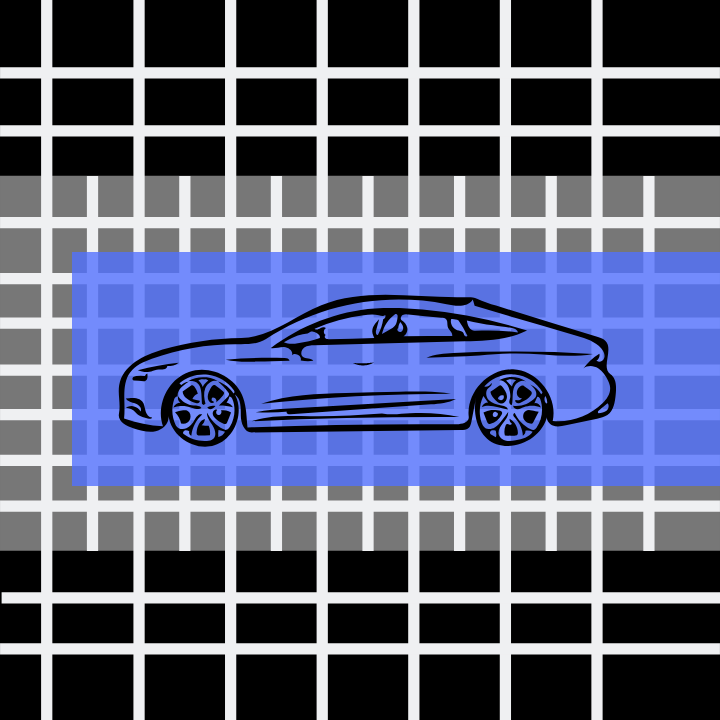
#> input picture week3-python/data/images/Quiz-1-Assets.png, 720 x 720 px
$ jupyter execute Quiz_Closed_Contour.ipynb   (shell and % lines are left out)
#> lines starting #> are read from the running program, lines starting #| are printed output that depends on the picture; after the words box and inside, x2 and y2 are one past the last pixel; in counts of white or black regions, pixels touching at a corner belong together
[cell 1]
import cv2
import matplotlib.pyplot as plt
import numpy as np

[cell 2]
import matplotlib
matplotlib.rcParams['figure.figsize'] = (20.0, 10.0)
matplotlib.rcParams['image.cmap'] = 'gray'

[cell 3]
image = cv2.imread("./data/images/Quiz-1-Assets.png")
#> image is the input picture: shape (720, 720, 3); mean B, G, R 124, 94.7, 88.1
imageCopy = image.copy()
imageGray = cv2.cvtColor(image, cv2.COLOR_BGR2GRAY)
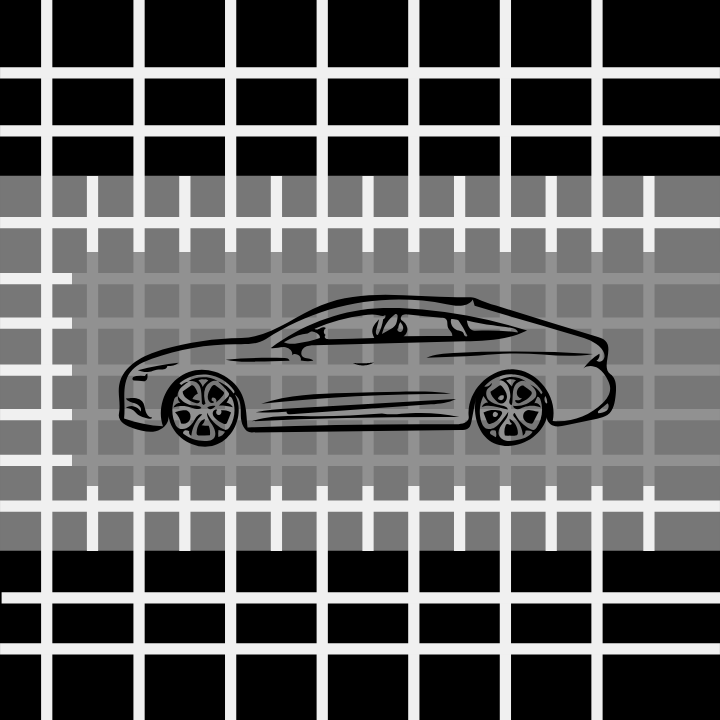
#> imageGray: shape (720, 720); min 0, max 240, mean 96.1

plt.figure()
plt.subplot(121)
plt.imshow(image[:, :, ::-1])
plt.title("Original Image")
plt.subplot(122)
plt.imshow(imageGray)
plt.title("Gray Image")
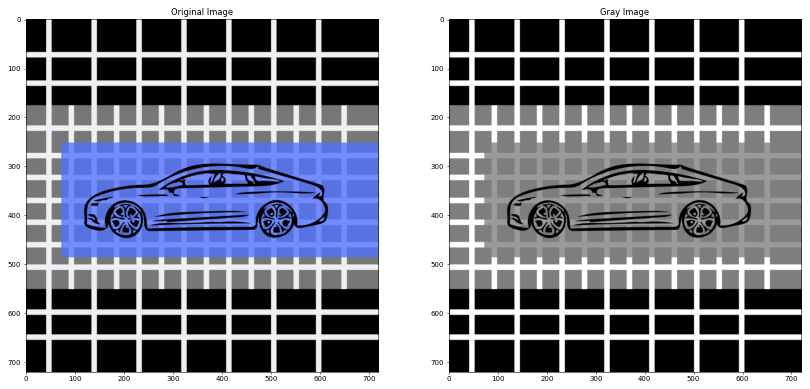
#> figure drawn by matplotlib, 2 panels

[cell 4]
imageB = image[:, :, 0]
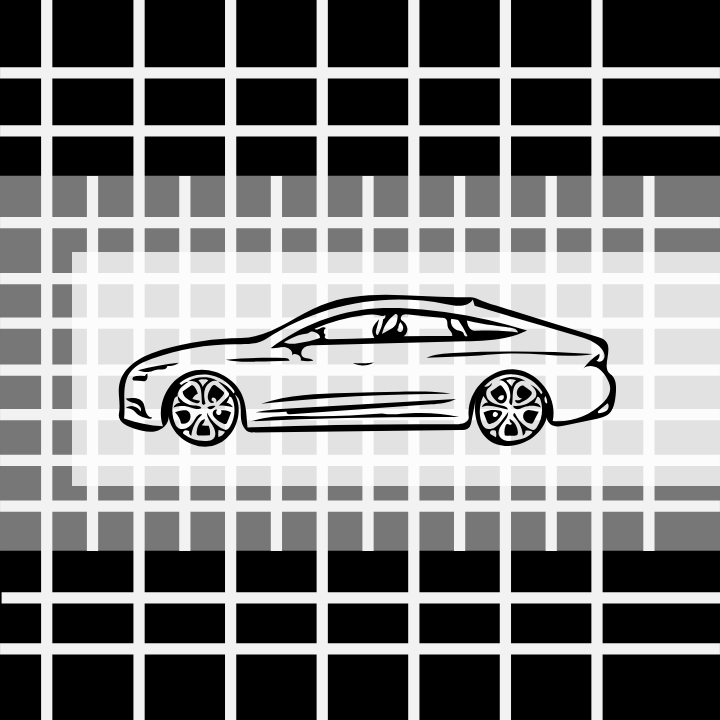
#> imageB: shape (720, 720); min 0, max 252, mean 124
imageG = image[:, :, 1]
imageR = image[:, :, 2]
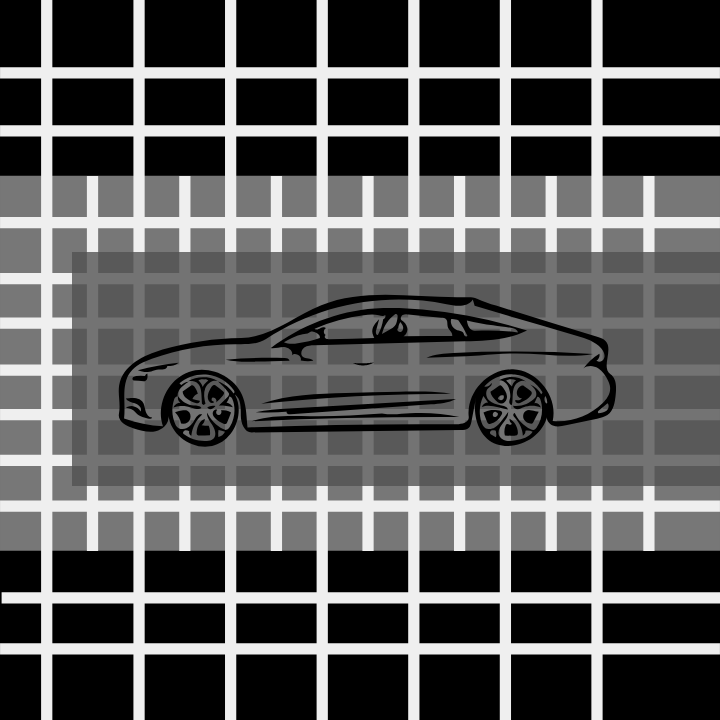
#> imageR: shape (720, 720); min 0, max 239, mean 88.1

[cell 5]
plt.figure(figsize=(20,12))
plt.subplot(141)
plt.imshow(image[:,:,::-1]);
plt.title("Original Image")
plt.subplot(142)
plt.imshow(imageB);
plt.title("Blue Channel")
plt.subplot(143)
plt.imshow(imageG);
plt.title("Green Channel")
plt.subplot(144)
plt.imshow(imageR);
plt.title("Red Channel");
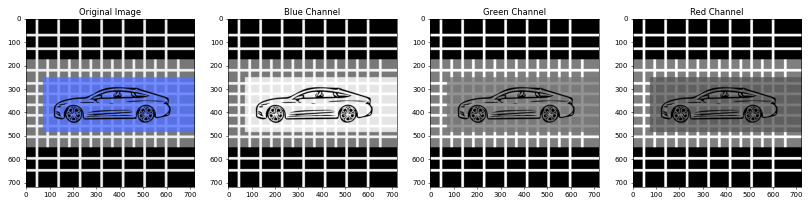
#> figure drawn by matplotlib, 4 panels

[cell 6]
def thresholdingTrials(src, thresh, maxValue):
    # Binary Thresholding
#> called with thresh = 100, maxValue = 150
    th, dst_bin = cv2.threshold(src, thresh, maxValue, cv2.THRESH_BINARY)
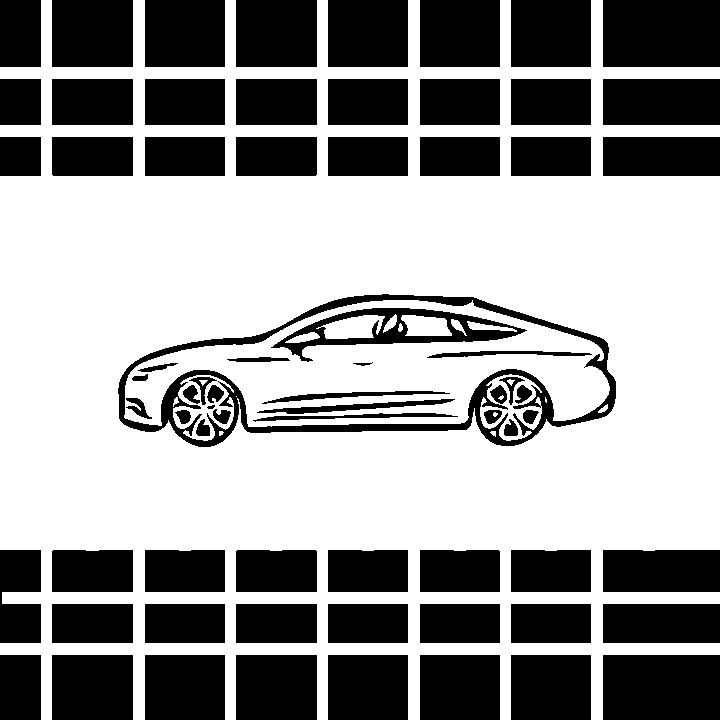
#> dst_bin: shape (720, 720); values 0 (black) and 150 (white), 59.4% white; 71 black regions, largest, box (x1, y1, x2, y2) and area: (118, 294, 616, 447) 10320, (603, 0, 720, 67) 7839, (603, 655, 720, 720) 7605
#> th = 100
    # Inverse Binary Thresholding
    th, dst_bin_inv = cv2.threshold(src, thresh, maxValue, cv2.THRESH_BINARY_INV)
    # Truncate Thresholding
    th, dst_trunc = cv2.threshold(src, thresh, maxValue, cv2.THRESH_TRUNC)
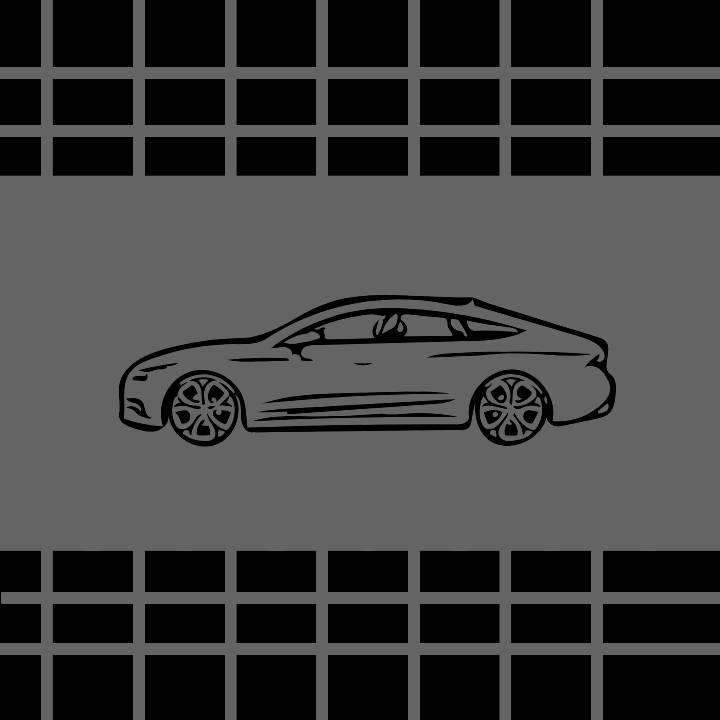
#> dst_trunc: shape (720, 720); min 0, max 100, mean 60.2
    # Threshold to Zero
    th, dst_to_zero = cv2.threshold(src, thresh, maxValue, cv2.THRESH_TOZERO)
    # Inverted Threshold to Zero
    th, dst_to_zero_inv = cv2.threshold(src, thresh, maxValue, cv2.THRESH_TOZERO_INV)
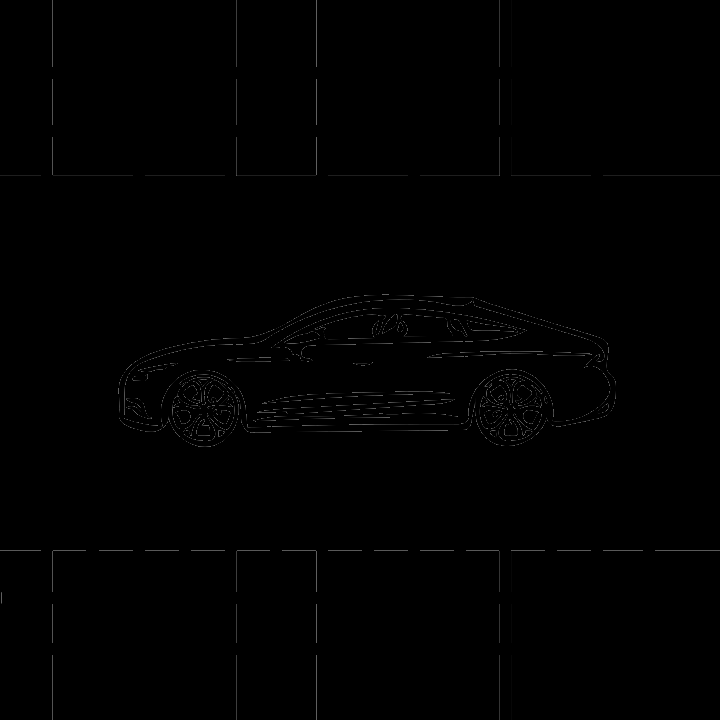
#> dst_to_zero_inv: shape (720, 720); min 0, max 100, mean 0.8
    print("Threshold Value = {}, Max Value = {}".format(thresh, maxValue))
    plt.figure(figsize=[20,12])
#     plt.subplot(231);plt.imshow(src, cmap='gray', vmin=0, vmax=255);plt.title("Original Image");
#     plt.subplot(232);plt.imshow(dst_bin, cmap='gray', vmin=0, vmax=255);plt.title("Threshold Binary");
#     plt.subplot(233);plt.imshow(dst_bin_inv, cmap='gray', vmin=0, vmax=255);plt.title("Threshold Binary Inverse");
#     plt.subplot(234);plt.imshow(dst_trunc, cmap='gray', vmin=0, vmax=255);plt.title("Threshold Truncate");
#     plt.subplot(235);plt.imshow(dst_to_zero, cmap='gray', vmin=0, vmax=255);plt.title("Threshold To Zero");
#     plt.subplot(236);plt.imshow(dst_to_zero_inv, cmap='gray', vmin=0, vmax=255);plt.title("Threshold To Zero Inverse");
    plt.subplot(231);plt.imshow(src);plt.title("Original Image");
    plt.subplot(232);plt.imshow(dst_bin);plt.title("Threshold Binary");
    plt.subplot(233);plt.imshow(dst_bin_inv);plt.title("Threshold Binary Inverse");
    plt.subplot(234);plt.imshow(dst_trunc);plt.title("Threshold Truncate");
    plt.subplot(235);plt.imshow(dst_to_zero);plt.title("Threshold To Zero");
    plt.subplot(236);plt.imshow(dst_to_zero_inv);plt.title("Threshold To Zero Inverse");

[cell 7]
thresh = 100
maxValue = 150
# thresholdingTrials(imageB, thresh, maxValue)

[cell 8]
# thresholdingTrials(imageG, thresh, maxValue)

[cell 9]
# thresholdingTrials(imageR, thresh, maxValue)

[cell 10]
thresholdingTrials(imageGray, thresh, maxValue)

[cell 11]
th, imageThresholded = cv2.threshold(imageGray[200:500, :], 100, 150, cv2.THRESH_BINARY_INV)
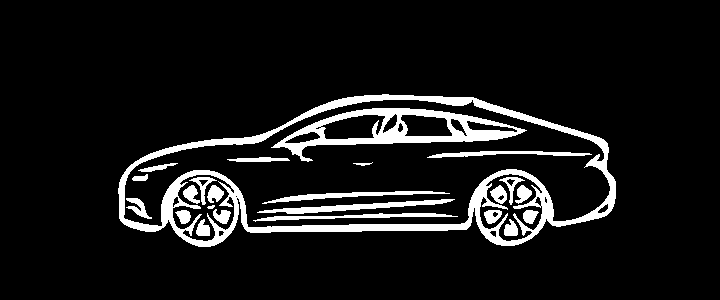
#> imageThresholded: shape (300, 720); values 0 (black) and 150 (white), 9.3% white; 24 white regions
plt.imshow(imageThresholded)

[cell 12]
# contours, heirarchy = cv2.findContours(imageGray[200:500, :], cv2.RETR_LIST, cv2.CHAIN_APPROX_SIMPLE)
# print("Number of countours found = {}".format(len(contours)))
# # print("\nHeirarchy : \n{}".format(heirarchy))

[cell 13]
# cv2.drawContours(image[200:500, :], contours, -1, (0, 255, 0), 3)
# plt.imshow(image[:, :, ::-1])
imageThreshCopy = imageThresholded.copy()
plt.imshow(imageThreshCopy)

[cell 14]
contours, heirarchy = cv2.findContours(imageThresholded, cv2.RETR_EXTERNAL, cv2.CHAIN_APPROX_SIMPLE)
#> contours = 1 contour; box (x1, y1, x2, y2) and area: (118, 94, 616, 247) 54263
print("Number of contours found = {}".format(len(contours)))
#| Number of contours found = 1
image = imageCopy.copy()
# cv2.drawContours(image[200:500, :], contours, -1, (255, 0, 0), 3)
cv2.fillPoly(imageThreshCopy, pts = contours, color = (255, 255, 255))
#> imageThreshCopy: shape (300, 720); 25.4% white; 1 white region, box (x1, y1, x2, y2) and area: (118, 94, 616, 247) 54860
plt.imshow(imageThreshCopy)

### Morphological Gradient
Now apply [Morphological Gradient](https://opencv-python-tutroals.readthedocs.io/en/latest/py_tutorials/py_imgproc/py_morphological_ops/py_morphological_ops.html) to get the outer boundary and subtract the interiors.

[cell 15]
imageGradient = cv2.morphologyEx(imageThreshCopy, cv2.MORPH_GRADIENT, (200,200), iterations = 3, \
                                 borderType =  cv2.BORDER_CONSTANT, borderValue = 3000)
#> imageGradient: shape (300, 720); 2.4% white; 19 white regions (13 under 20 px), largest, box (x1, y1, x2, y2) and area: (0, 0, 720, 3) 2160, (119, 94, 608, 185) 1467, (241, 223, 472, 236) 693, (476, 204, 615, 249) 417, (119, 219, 238, 250) 357, (607, 170, 616, 184) 27
plt.imshow(imageGradient)

[cell 16]
def dilationTrials(src, kSize, kShape, iterations):
#> called with kSize = (5, 5), kShape = 2, iterations = 2
    kernel = cv2.getStructuringElement(kShape, kSize)
    image_dia = cv2.dilate(src, kernel, iterations = iterations)
#> image_dia: shape (300, 720); 27.6% white; 1 white region, box (x1, y1, x2, y2) and area: (114, 90, 620, 251) 59683
    plt.figure(figsize = [15, 15])
    plt.subplot(121); plt.imshow(src); plt.title("Original Image")
    plt.subplot(122); plt.imshow(image_dia); plt.title("Dilated Image")
    return image_dia

[cell 17]
def erosionTrials(src, kSize, kShape, iterations):
    kernel = cv2.getStructuringElement(kShape, kSize)
    image_ero = cv2.erode(src, kernel, iterations = iterations)
    plt.figure(figsize = [15, 15])
    plt.subplot(121); plt.imshow(src); plt.title("Original Image")
    plt.subplot(122); plt.imshow(image_ero); plt.title("Eroded Image")
    return image_ero

[cell 18]
kSize = (5, 5)
kShape = cv2.MORPH_ELLIPSE
iterations = 2
imageDilated = dilationTrials(imageThreshCopy, kSize, kShape, iterations);

[cell 19]
kSize = (3, 3)
kShape = cv2.MORPH_ELLIPSE
iterations = 2
imageEroded = erosionTrials(imageThreshCopy, kSize, kShape, iterations);
#> in erosionTrials, `image_ero = cv2.erode(src, kernel, iterations = iterations)`: image_ero: shape (300, 720); 24.3% white; 1 white region, box (x1, y1, x2, y2) and area: (120, 96, 614, 245) 52480

[cell 20]
imageGrad = cv2.subtract(imageDilated, imageEroded)
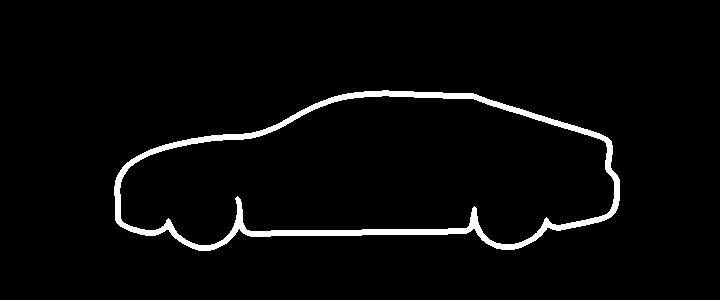
#> imageGrad: shape (300, 720); 3.3% white; 1 white region, box (x1, y1, x2, y2) and area: (114, 90, 620, 251) 7203
plt.imshow(imageGrad)

$ run again, with week3-python/data/images/6_new.png copied over week3-python/data/images/Quiz-1-Assets.png
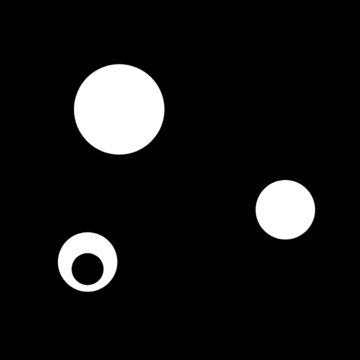
#> input picture week3-python/data/images/6_new.png, 360 x 360 px
#> image is the input picture: shape (360, 360, 3); min 0, max 255, mean 22
#> in thresholdingTrials, `th, dst_bin = cv2.threshold(src, thresh, maxValue, cv2.THRESH_BINARY)`:
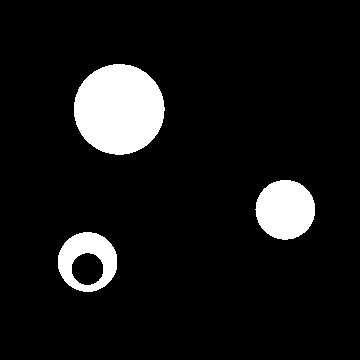
#> dst_bin: shape (360, 360); values 0 (black) and 150 (white), 8.7% white; 3 white regions, box (x1, y1, x2, y2) and area: (74, 64, 165, 155) 6457, (255, 180, 315, 240) 2799, (58, 232, 117, 292) 2013
#> th = 100
#> imageThresholded: shape (160, 360); values 0 (black) and 150 (white), 93.1% white; 2 black regions
#> contours = 1 contour; box (x1, y1, x2, y2) and area: (0, 0, 360, 160) 55086
#| Number of contours found = 1
#> imageThreshCopy: shape (160, 360); 96.6% white; 1 black region, box (x1, y1, x2, y2) and area: (255, 0, 315, 40) 1972
#> imageGradient: shape (160, 360); 0.62% white; 4 white regions (2 under 20 px), largest, box (x1, y1, x2, y2) and area: (256, 0, 315, 6) 177, (256, 17, 314, 43) 174
#> image_dia: shape (160, 360); 97.3% white; 1 black region, box (x1, y1, x2, y2) and area: (260, 0, 311, 36) 1528
#> image_ero: shape (160, 360); 96.2% white; 1 black region, box (x1, y1, x2, y2) and area: (253, 0, 317, 42) 2184
#> `imageGrad = cv2.subtract(imageDilated, imageEroded)`:
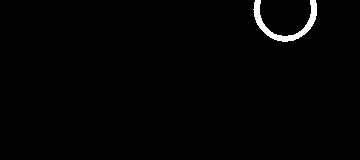
#> imageGrad: shape (160, 360); 1.1% white; 1 white region, box (x1, y1, x2, y2) and area: (253, 0, 317, 42) 656
